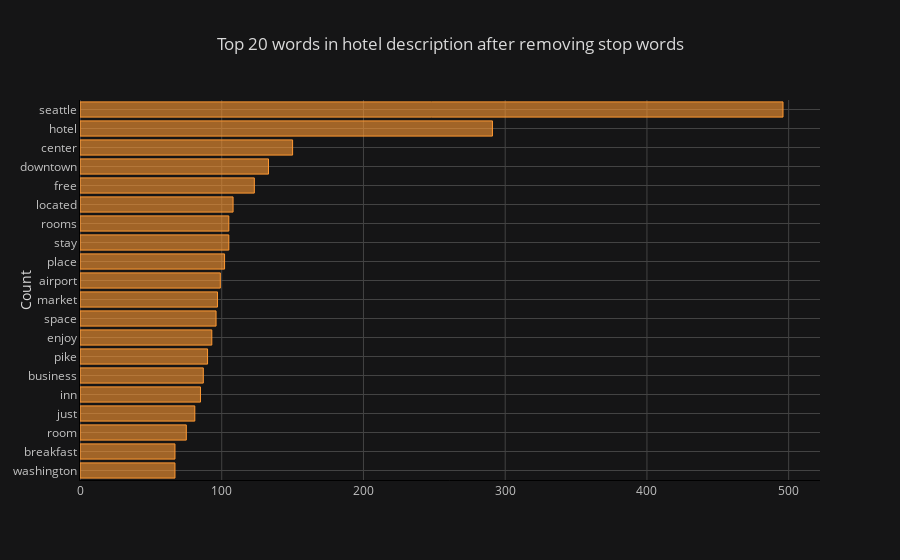

Notebook code cell kept with this figure:
### Markdown cell above
### Token (vocabulary) Frequency Distribution After Removing Stop Words

### Code cell
def get_top_n_words(corpus, n=None):
    vec = CountVectorizer(stop_words='english').fit(corpus)
    bag_of_words = vec.transform(corpus)
    sum_words = bag_of_words.sum(axis=0) 
    words_freq = [(word, sum_words[0, idx]) for word, idx in vec.vocabulary_.items()]
    words_freq =sorted(words_freq, key = lambda x: x[1], reverse=True)
    return words_freq[:n]
common_words = get_top_n_words(df['Description'], 20)
df2 = pd.DataFrame(common_words, columns = ['desc' , 'count'])
df2.groupby('desc').sum()['count'].sort_values().iplot(kind='barh', yTitle='Count', linecolor='black', title='Top 20 words in hotel description after removing stop words')

### Figure 1 — Plotly figure (JSON) as saved in the notebook; plotly's stock layout.template omitted (floating-point values rounded to 4 significant figures)
{"data": [{"marker": {"color": "rgba(255, 153, 51, 0.6)", "line": {"color": "rgba(255, 153, 51, 1.0)", "width": 1}}, "name": "count", "orientation": "h", "text": "", "type": "bar", "uid": "5b81bfc1-a5a6-4f81-a585-e6591a1bc862", "x": [67, 67, 75, 81, 85, 87, 90, 93, 96, 97, 99, 102, 105, 105, 108, 123, 133, 150, 291, 496], "y": ["washington", "breakfast", "room", "just", "inn", "business", "pike", "enjoy", "space", "market", "airport", "place", "stay", "rooms", "located", "free", "downtown", "center", "hotel", "seattle"]}], "layout": {"legend": {"bgcolor": "#151516", "font": {"color": "#D9D9D9"}}, "paper_bgcolor": "#151516", "plot_bgcolor": "#151516", "title": {"font": {"color": "#D9D9D9"}, "text": "Top 20 words in hotel description after removing stop words"}, "xaxis": {"gridcolor": "#434343", "linecolor": "black", "showgrid": true, "tickfont": {"color": "#C2C2C2"}, "title": {"font": {"color": "#D9D9D9"}, "text": ""}, "zerolinecolor": "#666570"}, "yaxis": {"gridcolor": "#434343", "linecolor": "black", "showgrid": true, "tickfont": {"color": "#C2C2C2"}, "title": {"font": {"color": "#D9D9D9"}, "text": "Count"}, "zerolinecolor": "#666570"}}}
